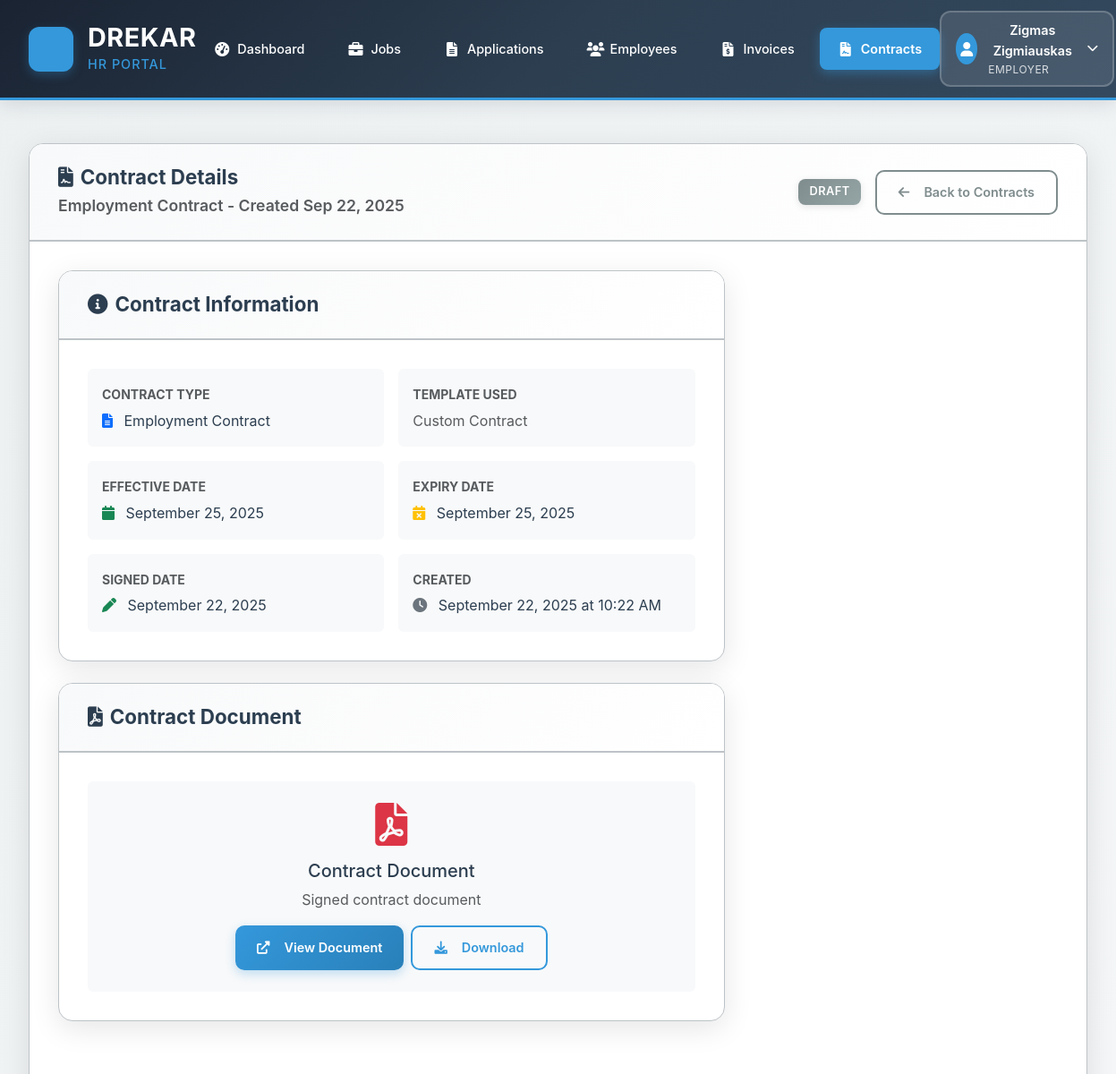
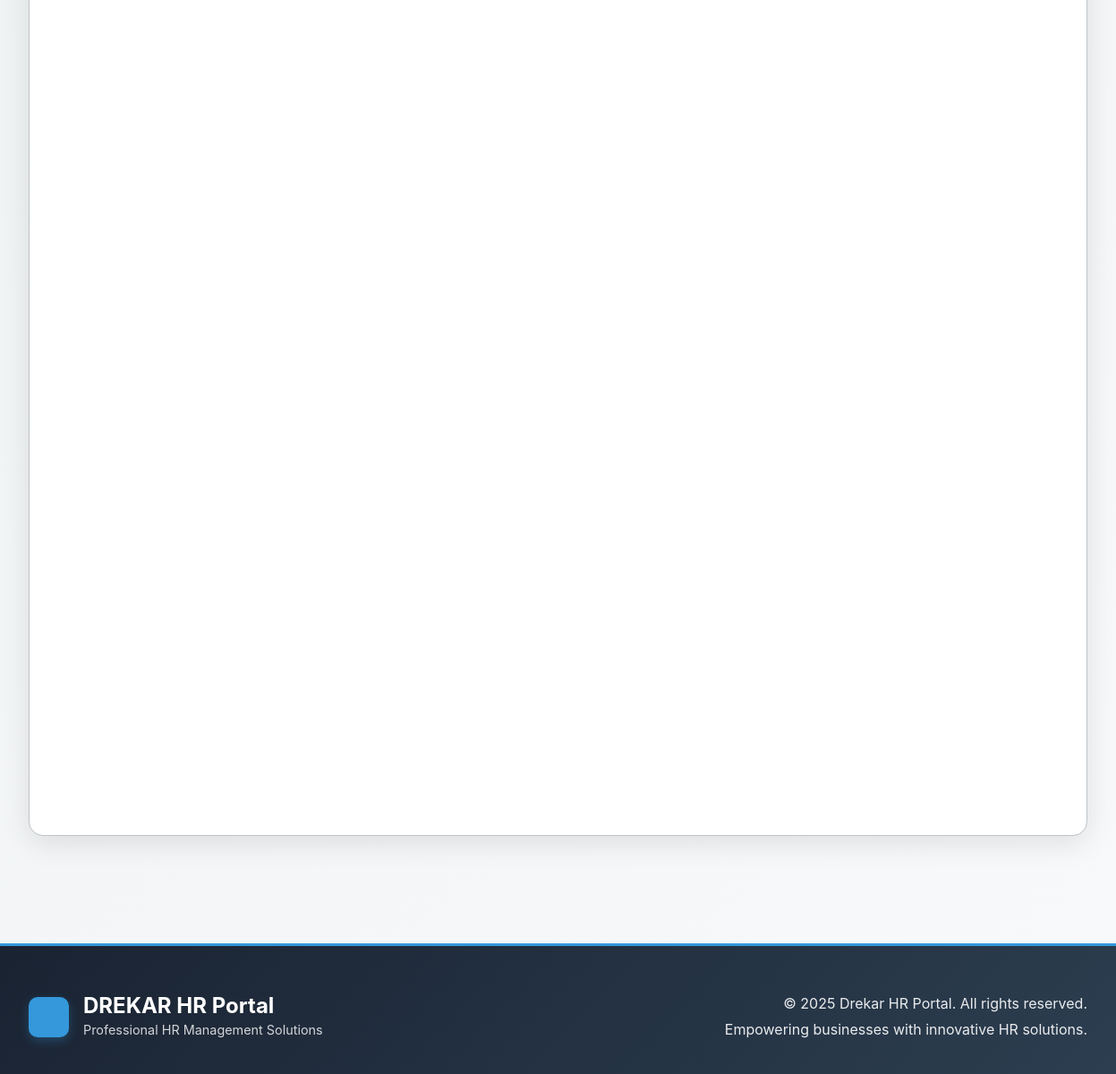
The app's page /employers/contracts/1/ (signed in) with its own data (2 pictures, top to bottom).
### accounts/models.py (models this page shows, shortened)
class User(AbstractUser):
    USER_TYPE_CHOICES = [
        ('EMPLOYER', 'Employer'),
        ('EMPLOYEE', 'Employee'),
        ('EOR_CLIENT', 'EOR Client'),
        ('ADMIN', 'Admin'),
    ]
    user_type = models.CharField(
        max_length=20,
        choices=USER_TYPE_CHOICES,
        default='EMPLOYEE'
    )
    email = models.EmailField(unique=True)
    is_verified = models.BooleanField(default=False)
    registration_date = models.DateTimeField(auto_now_add=True)
    USERNAME_FIELD = 'email'
    REQUIRED_FIELDS = ['username']

### core/models.py (models this page shows, shortened)
class TimeStampedModel(models.Model):
    created_at = models.DateTimeField(auto_now_add=True, verbose_name="Creation Date")
    updated_at = models.DateTimeField(auto_now=True, verbose_name="Last Updated")
    class Meta:
        abstract = True

class Contract(TimeStampedModel):
    class ContractType(models.TextChoices):
        SERVICE_AGREEMENT = 'SERVICE_AGREEMENT', 'Service Agreement'
        EOR_AGREEMENT = 'EOR_AGREEMENT', 'EOR Agreement'
        EMPLOYMENT_CONTRACT = 'EMPLOYMENT_CONTRACT', 'Employment Contract'
    class ContractStatus(models.TextChoices):
        DRAFT = 'DRAFT', 'Draft'
        PENDING_SIGNATURE = 'PENDING_SIGNATURE', 'Pending Signature'
        ACTIVE = 'ACTIVE', 'Active'
        EXPIRED = 'EXPIRED', 'Expired'
        CANCELLED = 'CANCELLED', 'Cancelled'
    contract_type = models.CharField(max_length=50, choices=ContractType.choices)
    status = models.CharField(max_length=50, choices=ContractStatus.choices, default=ContractStatus.DRAFT)
    employer_profile = models.ForeignKey('employers.EmployerProfile', on_delete=models.CASCADE, null=True, blank=True)
    eor_client_profile = models.ForeignKey('eor_services.EORClientProfile', on_delete=models.CASCADE, null=True, blank=True)
    template_used = models.ForeignKey(ContractTemplate, on_delete=models.SET_NULL, null=True, blank=True)
    signed_date = models.DateField(null=True, blank=True)
    effective_date = models.DateField()
    expiry_date = models.DateField(null=True, blank=True)
    document_file = models.FileField(upload_to='contracts/%Y/%m/', help_text="The signed PDF document.", null=True, blank=True)

### employers/views.py (the view)
# urls.py: path('contracts/<int:contract_id>/', views.contract_detail, name='contract_detail'),
@login_required
@user_passes_test(is_employer)
def contract_detail(request, contract_id):
    try:
        employer_profile = request.user.employerprofile
    except EmployerProfile.DoesNotExist:
        messages.error(request, 'Please complete your employer profile first.')
        return redirect('employers:profile_setup')
    contract = get_object_or_404(Contract, id=contract_id, employer_profile=employer_profile)
    context = {
        'contract': contract,
        'employer_profile': employer_profile
    }
    return render(request, 'employers/contract_detail.html', context)

### templates/employers/contract_detail.html (shortened to what this page needs)
{% extends 'core/base1.html' %}
{% load i18n %}
{% block content %}
<div class="container mt-4">
    <div class="row">
        <div class="col-12">
            <div class="card">
                <div class="card-header d-flex justify-content-between align-items-center">
                    <div>
                        <h3 class="card-title mb-0">
                            <i class="fas fa-file-contract me-2"></i>{% trans "Contract Details" %}
                        </h3>
                        <p class="text-muted mb-0 mt-1">{{ contract.get_contract_type_display }} - {% trans "Created" %} {{ contract.created_at|date:"M d, Y" }}</p>
                    </div>
                    <div class="d-flex align-items-center gap-3">
                        {% if contract.status == 'DRAFT' %}
                            <span class="badge bg-secondary">{% trans "Draft" %}</span>
                        {% elif contract.status == 'PENDING_SIGNATURE' %}
                            <span class="badge bg-warning text-dark">{% trans "Pending" %}</span>
                        {% elif contract.status == 'ACTIVE' %}
                            <span class="badge bg-success">{% trans "Active" %}</span>
                        {% elif contract.status == 'EXPIRED' %}
                            <span class="badge bg-danger">{% trans "Expired" %}</span>
                        {% elif contract.status == 'CANCELLED' %}
                            <span class="badge bg-dark">{% trans "Cancelled" %}</span>
                        {% endif %}
                        <a href="{% url 'employers:contracts_list' %}" class="btn btn-outline-secondary">
                            <i class="fas fa-arrow-left me-2"></i>{% trans "Back to Contracts" %}
                        </a>
                    </div>
                </div>
                <div class="card-body">
                        <div class="col-lg-8">
                            <div class="card mb-4">
                                <div class="card-header">
                                    <h5 class="card-title mb-0">
                                        <i class="fas fa-info-circle me-2"></i>{% trans "Contract Information" %}
                                    </h5>
                                </div>
                                <div class="card-body">
                                    <div class="row g-3">
                                        <div class="col-md-6">
                                            <div class="p-3 bg-light rounded">
                                                <label class="fw-bold text-muted small text-uppercase">{% trans "Contract Type" %}</label>
                                                <div class="mt-1">
                                                    <i class="fas fa-file-alt text-primary me-2"></i>
                                                    {{ contract.get_contract_type_display }}
                                                </div>
                                            </div>
                                        </div>
                                        <div class="col-md-6">
                                            <div class="p-3 bg-light rounded">
                                                <label class="fw-bold text-muted small text-uppercase">{% trans "Template Used" %}</label>
                                                <div class="mt-1">
                                                    {% if contract.template_used %}
                                                        <i class="fas fa-template text-secondary me-2"></i>
                                                        {{ contract.template_used.name }}
                                                    {% else %}
                                                        <span class="text-muted">{% trans "Custom Contract" %}</span>
                                                    {% endif %}
                                                </div>
                                            </div>
                                        </div>
                                        <div class="col-md-6">
                                            <div class="p-3 bg-light rounded">
                                                <label class="fw-bold text-muted small text-uppercase">{% trans "Effective Date" %}</label>
                                                <div class="mt-1">
                                                    <i class="fas fa-calendar text-success me-2"></i>
                                                    {{ contract.effective_date|date:"F d, Y" }}
                                                </div>
                                            </div>
                                        </div>
                                        <div class="col-md-6">
                                            <div class="p-3 bg-light rounded">
                                                <label class="fw-bold text-muted small text-uppercase">{% trans "Expiry Date" %}</label>
                                                <div class="mt-1">
                                                    {% if contract.expiry_date %}
                                                        <i class="fas fa-calendar-times text-warning me-2"></i>
                                                        {{ contract.expiry_date|date:"F d, Y" }}
                                                    {% else %}
                                                        <i class="fas fa-infinity text-info me-2"></i>
                                                        {% trans "Indefinite" %}
                                                    {% endif %}
                                                </div>
                                            </div>
                                        </div>
                                        {% if contract.signed_date %}
                                        <div class="col-md-6">
                                            <div class="p-3 bg-light rounded">
                                                <label class="fw-bold text-muted small text-uppercase">{% trans "Signed Date" %}</label>
                                                <div class="mt-1">
                                                    <i class="fas fa-pen text-success me-2"></i>
                                                    {{ contract.signed_date|date:"F d, Y" }}
                                                </div>
                                            </div>
                                        </div>
                                        {% endif %}
                                        <div class="col-md-6">
                                            <div class="p-3 bg-light rounded">
                                                <label class="fw-bold text-muted small text-uppercase">{% trans "Created" %}</label>
                                                <div class="mt-1">
                                                    <i class="fas fa-clock text-secondary me-2"></i>
                                                    {{ contract.created_at|date:"F d, Y \a\t g:i A" }}
                                                </div>
                                            </div>
                                        </div>
                                    </div>
                                </div>
                            </div>
                            {% if contract.document_file %}
                            <div class="card">
                                <div class="card-header">
                                    <h5 class="card-title mb-0">
                                        <i class="fas fa-file-pdf me-2"></i>{% trans "Contract Document" %}
                                    </h5>
                                </div>
                                <div class="card-body">
                                    <div class="text-center p-4 border-2 border-dashed rounded bg-light">
                                        <i class="fas fa-file-pdf text-danger fa-3x mb-3"></i>
                                        <h5>{% trans "Contract Document" %}</h5>
                                        <p class="text-muted">{% trans "Signed contract document" %}</p>
                                        <div class="d-flex gap-2 justify-content-center mt-3">
                                            <a href="{{ contract.document_file.url }}" target="_blank"
                                               class="btn btn-primary">
                                                <i class="fas fa-external-link-alt me-2"></i>{% trans "View Document" %}
                                            </a>
                                            <a href="{{ contract.document_file.url }}" download
                                               class="btn btn-outline-primary">
                                                <i class="fas fa-download me-2"></i>{% trans "Download" %}
                                            </a>
                                        </div>
                                    </div>
                                </div>
                            </div>
                            {% endif %}
                        </div>
                        <div class="col-lg-4">
                        </div>
                    </div>
                </div>
            </div>
        </div>
    </div>
{% endblock %}

### templates/core/base1.html (shortened to what this page needs)
<!DOCTYPE html>
<html lang="en">
<head>
    {% load static %}
    <link href="https://cdn.jsdelivr.net/npm/bootstrap@5.3.0/dist/css/bootstrap.min.css" rel="stylesheet">
    <link rel="stylesheet" href="{% static 'css/style.css' %}">
    <link href="https://cdnjs.cloudflare.com/ajax/libs/font-awesome/6.0.0/css/all.min.css" rel="stylesheet">
</head>
<body>
    <header class="header-solid">
        <nav class="navbar-professional">
            <div class="nav-brand-container">
                <div class="brand-logo">
                </div>
                <div class="brand-text">
                    <h1>DREKAR</h1>
                    <span class="brand-subtitle">HR Portal</span>
                </div>
            </div>
            <div class="nav-center">
                {% if user.is_authenticated %}
                    {% if user.user_type == 'EMPLOYER' %}
                        <a href="{% url 'employers:dashboard' %}" class="nav-item {% if request.resolver_match.url_name == 'dashboard' and request.resolver_match.namespace == 'employers' %}active{% endif %}">
                            <i class="fas fa-tachometer-alt"></i><span>Dashboard</span>
                        </a>
                        <a href="{% url 'employers:job_postings_list' %}" class="nav-item ">
                            <i class="fas fa-briefcase"></i><span>Jobs</span>
                        </a>
                        <a href="{% url 'employers:applications_list' %}" class="nav-item ">
                            <i class="fas fa-file-alt"></i><span>Applications</span>
                        </a>
                        <a href="{% url 'employers:assignments_list' %}" class="nav-item {% if request.resolver_match.url_name in 'assignments_list,assignment_detail' and request.resolver_match.namespace == 'employers' %}active{% endif %}">
                            <i class="fas fa-users"></i><span>Employees</span>
                        </a>
                        <a href="{% url 'employers:invoices_list' %}" class="nav-item ">
                            <i class="fas fa-file-invoice-dollar"></i><span>Invoices</span>
                        </a>
                        <a href="{% url 'employers:contracts_list' %}" class="nav-item {% if request.resolver_match.url_name in 'contracts_list,contract_detail,create_contract' and request.resolver_match.namespace == 'employers' %}active{% endif %}">
                            <i class="fas fa-file-contract"></i><span>Contracts</span>
                        </a>
                    {% endif %}
                {% endif %}
            </div>
            <div class="nav-end">
                {% if user.is_authenticated %}
                    <div class="user-menu-professional">
                        <button class="user-toggle-btn" onclick="toggleUserMenu()">
                            <div class="user-avatar">
                                <i class="fas fa-user"></i>
                            </div>
                            <div class="user-info">
                                <span class="user-name">{{ user.get_full_name|default:user.username }}</span>
                                <span class="user-role">{{ user.get_user_type_display }}</span>
                            </div>
                            <i class="fas fa-chevron-down toggle-icon"></i>
                        </button>
                    </div>
                {% endif %}
            </div>
        </nav>
    </header>
    <main class="main-content">
        {% block content %}
        {% endblock %}
    </main>
    <footer class="footer-professional">
        <div class="footer-content">
            <div class="footer-brand">
                <div class="brand-logo">
                </div>
                <div>
                    <h3>DREKAR HR Portal</h3>
                    <p>Professional HR Management Solutions</p>
                </div>
            </div>
            <div class="footer-info">
                <p>&copy; 2025 Drekar HR Portal. All rights reserved.</p>
                <p>Empowering businesses with innovative HR solutions.</p>
            </div>
        </div>
    </footer>
</body>
</html>

### records on screen
User: get_full_name "Zigmas Zigmiauskas", user_type "EMPLOYER"
Contract: contract_type "Employment Contract", created_at "Sep 22, 2025", effective_date "September 25, 2025", expiry_date "September 25, 2025", signed_date "September 22, 2025", created_at "September 22, 2025 at 10:22 AM"
